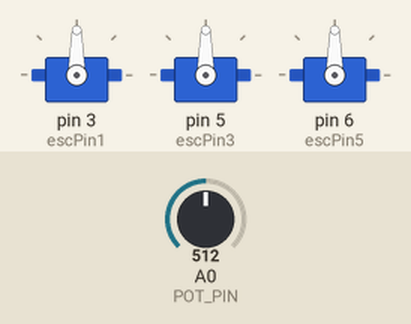
Recording of a sketch running on a simulated Arduino Uno, built with avr-gcc and run on an emulated ATmega328P. Parts: 3 × servo. The inputs (shaded band) are chosen by the test bench; at power-on: A0 (POT_PIN) = 512.

Above: at 6.2 s.
6.3 s: A0 (POT_PIN) set to 716
At 7.4 s:
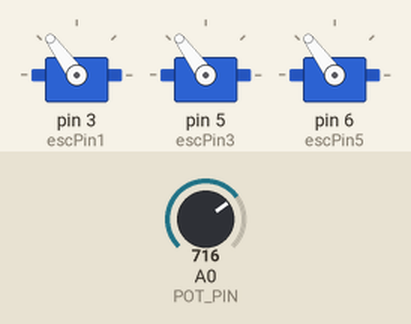
7.8 s: A0 (POT_PIN) set to 900
At 8.4 s:
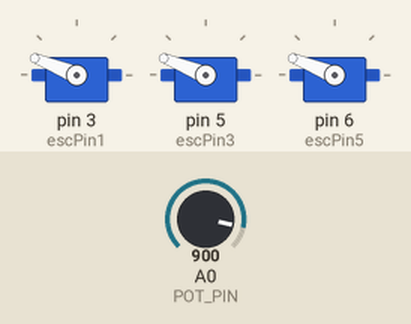
9.3 s: A0 (POT_PIN) set to 1010
At 9.8 s:
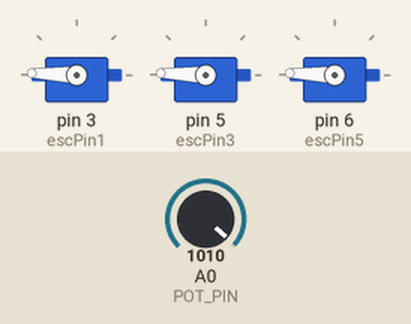
10.8 s: A0 (POT_PIN) set to 1023
At 12.0 s:
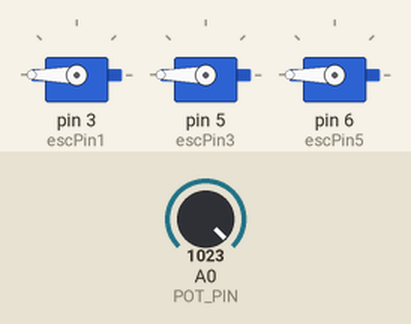
12.3 s: A0 (POT_PIN) set to 306
At 13.4 s:
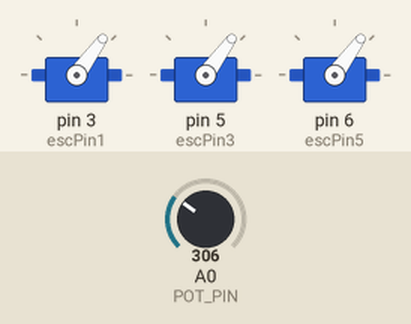
13.8 s: A0 (POT_PIN) set to 511
At 14.3 s:
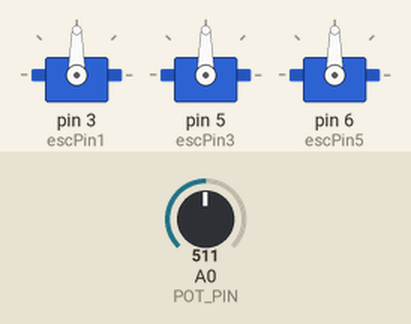
Timing chart, 0 to 16.3 s (numbered marks = the images above; inputs shaded):
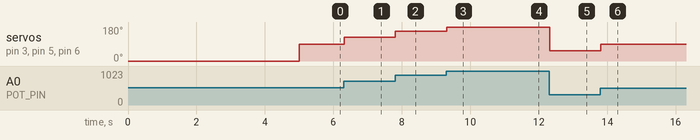

The sketch:

Hexa_Brushless_test_knob_Ard1_02.ino
```cpp
/*
 Controlling a servo position using a potentiometer (variable resistor)
 by Michal Rinott <http://people.interaction-ivrea.it/m.rinott>

 modified on 8 Nov 2013
 by Scott Fitzgerald
 http://www.arduino.cc/en/Tutorial/Knob
*/

// ++++++ ARDUINO #1 ++++++ UNO ++++++

#include <Servo.h>
//#include <ESC.h>

#define LED_PIN (13)
#define POT_PIN (A0) //Analog pin used to connect the potentiometer

//Create the 4 esc objects
Servo esc1;  // create servo object to control a servo
Servo esc3;  // 1, 3, 5 are driven by Arduino 1 (2,4,6 by Arduino 2)
Servo esc5;


//ESC myESC_1 (3, 1000, 2000, 500); // ESC_Name (PIN, Minimum Value, Maximum Value, Arm Value)
//ESC myESC_3 (5, 1000, 2000, 500);
//ESC myESC_5 (6, 1000, 2000, 500);

//int potpin = 0;  // analog pin used to connect the potentiometer
int escPin1 = 3;
int escPin3 = 5;
int escPin5 = 6;
int minPulseRate = 1000;
int maxPulseRate = 2000;
int throttleChangeDelay = 50;

int val;    // variable to read the value from the analog pin

void setup() {
  Serial.begin(9600);
  Serial.setTimeout(500);

  initEscs();
  //esc1.attach(3);
  //esc3.attach(5);
  //esc5.attach(6);  // attaches the servo on pin 6 to the servo object

  //esc1.writeMicroseconds(1000);
  //esc3.writeMicroseconds(1000); //initialise to 1000
  //esc5.writeMicroseconds(1000);

  //pinMode(LED_PIN, OUTPUT);             // LED Visual Output
  //myESC_1.arm();                          // Send the Arm value
  //myESC_3.arm();
  //myESC_5.arm();
  //digitalWrite(LED_PIN, HIGH);          // LED High Once Armed
  delay(5000);                          // Wait for a while

}

void loop() {
  val = analogRead(POT_PIN);            // reads the value of the potentiometer (value between 0 and 1023)
  val = map(val, 0, 1023, 1000, 2000);     // scale it to use it with the servo (value between 0 and 180)

  //int throttle = normaliseThrottle(val);
  //changeThrottle(throttle);
  writeTo3Escs(val);

  //esc1.writeMicroseconds(val);
  //esc3.writeMicroseconds(val);                  // sets the servo position according to the scaled value
  //esc5.writeMicroseconds(val);

  //myESC_1.speed(val);
  //myESC_3.speed(val);
  //myESC_5.speed(val);
  //delay(5);

  delay(15);                           // waits for the servo to get there
}


//Change throttle value
//void changeThrottle(int throttle) {
 // int currentThrottle = readThrottle();

 // int step = 1;
  //if(throttle < currentThrottle) {
 //   step = -1;
 // }

  // Slowly move to the new throttle value
 // while(currentThrottle != throttle) {
 //   writeTo4Escs(currentThrottle + step);

 //   currentThrottle = readThrottle();
  //  delay(throttleChangeDelay);
 // }
//}


//Change velocity of the 4 escs at the same time
void writeTo3Escs(int throttle) {
  esc1.write(throttle);
  esc3.write(throttle);
  esc5.write(throttle);
}


//Init escs
void initEscs() {
  esc1.attach(escPin1, minPulseRate, maxPulseRate);
  esc3.attach(escPin3, minPulseRate, maxPulseRate);
  esc5.attach(escPin5, minPulseRate, maxPulseRate);


  //Init motors with 0 value
  writeTo3Escs(0);
}

//Start the motors
void startUpMotors() {
  writeTo3Escs(50);
}

// Ensure the throttle value is between 0 - 180
int normalizeThrottle(int value) {
  if(value < 0) {
    return 0;

  } else if(value > 180) {
    return 180;
  }

  return value;
}
```

Measured:
- after the input at 6.3 s, servo on pin 3 (escPin1), servo on pin 5 (escPin3), servo on pin 6 (escPin5): 90° → 126° at once
- after the input at 7.8 s, servo on pin 3 (escPin1), servo on pin 5 (escPin3), servo on pin 6 (escPin5): 126° → 158° at once
- after the input at 9.3 s, servo on pin 3 (escPin1), servo on pin 5 (escPin3), servo on pin 6 (escPin5): 158° → 178° at once
- after the input at 10.8 s, servo on pin 3 (escPin1), servo on pin 5 (escPin3), servo on pin 6 (escPin5): 178° → 180° at once
- after the input at 12.3 s, servo on pin 3 (escPin1), servo on pin 5 (escPin3), servo on pin 6 (escPin5): 180° → 54° at once
- after the input at 13.8 s, servo on pin 3 (escPin1), servo on pin 5 (escPin3), servo on pin 6 (escPin5): 54° → 90° at once
